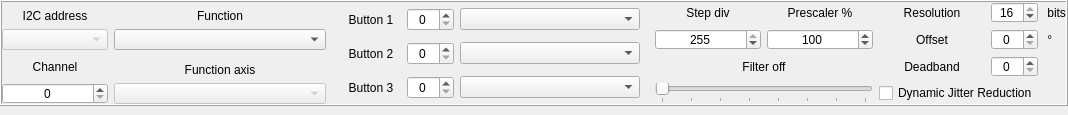
<?xml version="1.0" encoding="UTF-8"?>
<ui version="4.0">
 <class>AxesExtended</class>
 <widget class="QWidget" name="AxesExtended">
  <property name="geometry">
   <rect>
    <x>0</x>
    <y>0</y>
    <width>1068</width>
    <height>115</height>
   </rect>
  </property>
  <property name="minimumSize">
   <size>
    <width>0</width>
    <height>115</height>
   </size>
  </property>
  <property name="maximumSize">
   <size>
    <width>16777215</width>
    <height>115</height>
   </size>
  </property>
  <property name="windowTitle">
   <string>Form</string>
  </property>
  <layout class="QVBoxLayout" name="verticalLayout" stretch="0">
   <property name="spacing">
    <number>6</number>
   </property>
   <property name="leftMargin">
    <number>0</number>
   </property>
   <property name="topMargin">
    <number>0</number>
   </property>
   <property name="rightMargin">
    <number>0</number>
   </property>
   <property name="bottomMargin">
    <number>9</number>
   </property>
   <item>
    <widget class="QFrame" name="frame">
     <property name="frameShape">
      <enum>QFrame::Box</enum>
     </property>
     <property name="frameShadow">
      <enum>QFrame::Raised</enum>
     </property>
     <layout class="QGridLayout" name="layoutG_AxisExtend" columnstretch="1,2,3,1,1,1,0,0" columnminimumwidth="95,0,0,0,0,0,0,0">
      <property name="leftMargin">
       <number>0</number>
      </property>
      <property name="topMargin">
       <number>0</number>
      </property>
      <property name="rightMargin">
       <number>0</number>
      </property>
      <property name="bottomMargin">
       <number>0</number>
      </property>
      <item row="2" column="0">
       <widget class="QLabel" name="text_chanelEncoder">
        <property name="text">
         <string>Channel</string>
        </property>
        <property name="alignment">
         <set>Qt::AlignCenter</set>
        </property>
       </widget>
      </item>
      <item row="1" column="1">
       <widget class="CenteredCBox" name="comboBox_Function"/>
      </item>
      <item row="2" column="1">
       <widget class="QLabel" name="text_axisSource2">
        <property name="sizePolicy">
         <sizepolicy hsizetype="Preferred" vsizetype="Preferred">
          <horstretch>0</horstretch>
          <verstretch>0</verstretch>
         </sizepolicy>
        </property>
        <property name="text">
         <string>Function axis</string>
        </property>
        <property name="alignment">
         <set>Qt::AlignBottom|Qt::AlignHCenter</set>
        </property>
       </widget>
      </item>
      <item row="3" column="1">
       <widget class="CenteredCBox" name="comboBox_AxisSource2">
        <property name="enabled">
         <bool>false</bool>
        </property>
       </widget>
      </item>
      <item row="0" column="4">
       <widget class="QLabel" name="text_prescaler">
        <property name="text">
         <string>Prescaler %</string>
        </property>
        <property name="alignment">
         <set>Qt::AlignCenter</set>
        </property>
       </widget>
      </item>
      <item row="0" column="5">
       <widget class="QLabel" name="text_resolution">
        <property name="text">
         <string>Resolution</string>
        </property>
        <property name="alignment">
         <set>Qt::AlignCenter</set>
        </property>
       </widget>
      </item>
      <item row="1" column="0">
       <widget class="CenteredCBox" name="comboBox_I2cAddress">
        <property name="enabled">
         <bool>false</bool>
        </property>
        <property name="styleSheet">
         <string notr="true"/>
        </property>
        <property name="currentText">
         <string/>
        </property>
       </widget>
      </item>
      <item row="3" column="0">
       <widget class="QSpinBox" name="spinBox_ChanelEncoder">
        <property name="sizePolicy">
         <sizepolicy hsizetype="Minimum" vsizetype="Fixed">
          <horstretch>0</horstretch>
          <verstretch>0</verstretch>
         </sizepolicy>
        </property>
        <property name="alignment">
         <set>Qt::AlignCenter</set>
        </property>
        <property name="correctionMode">
         <enum>QAbstractSpinBox::CorrectToNearestValue</enum>
        </property>
        <property name="maximum">
         <number>15</number>
        </property>
       </widget>
      </item>
      <item row="0" column="2" rowspan="4">
       <widget class="QFrame" name="frame_10">
        <property name="frameShape">
         <enum>QFrame::NoFrame</enum>
        </property>
        <property name="frameShadow">
         <enum>QFrame::Raised</enum>
        </property>
        <layout class="QGridLayout" name="gridLayout" columnstretch="1,0,3">
         <property name="leftMargin">
          <number>9</number>
         </property>
         <property name="topMargin">
          <number>1</number>
         </property>
         <property name="rightMargin">
          <number>9</number>
         </property>
         <property name="bottomMargin">
          <number>0</number>
         </property>
         <item row="1" column="1">
          <widget class="QSpinBox" name="spinBox_Button2">
           <property name="sizePolicy">
            <sizepolicy hsizetype="Fixed" vsizetype="Fixed">
             <horstretch>0</horstretch>
             <verstretch>0</verstretch>
            </sizepolicy>
           </property>
           <property name="alignment">
            <set>Qt::AlignCenter</set>
           </property>
           <property name="correctionMode">
            <enum>QAbstractSpinBox::CorrectToNearestValue</enum>
           </property>
           <property name="maximum">
            <number>128</number>
           </property>
          </widget>
         </item>
         <item row="2" column="0">
          <widget class="QLabel" name="text_button3">
           <property name="text">
            <string>Button 3</string>
           </property>
           <property name="alignment">
            <set>Qt::AlignCenter</set>
           </property>
          </widget>
         </item>
         <item row="1" column="2">
          <widget class="CenteredCBox" name="comboBox_Button2"/>
         </item>
         <item row="0" column="1">
          <widget class="QSpinBox" name="spinBox_Button1">
           <property name="sizePolicy">
            <sizepolicy hsizetype="Fixed" vsizetype="Fixed">
             <horstretch>0</horstretch>
             <verstretch>0</verstretch>
            </sizepolicy>
           </property>
           <property name="alignment">
            <set>Qt::AlignCenter</set>
           </property>
           <property name="correctionMode">
            <enum>QAbstractSpinBox::CorrectToNearestValue</enum>
           </property>
           <property name="maximum">
            <number>128</number>
           </property>
          </widget>
         </item>
         <item row="1" column="0">
          <widget class="QLabel" name="text_button2">
           <property name="text">
            <string>Button 2</string>
           </property>
           <property name="alignment">
            <set>Qt::AlignCenter</set>
           </property>
          </widget>
         </item>
         <item row="2" column="2">
          <widget class="CenteredCBox" name="comboBox_Button3"/>
         </item>
         <item row="0" column="0">
          <widget class="QLabel" name="text_button1">
           <property name="text">
            <string>Button 1</string>
           </property>
           <property name="alignment">
            <set>Qt::AlignCenter</set>
           </property>
          </widget>
         </item>
         <item row="2" column="1">
          <widget class="QSpinBox" name="spinBox_Button3">
           <property name="sizePolicy">
            <sizepolicy hsizetype="Fixed" vsizetype="Fixed">
             <horstretch>0</horstretch>
             <verstretch>0</verstretch>
            </sizepolicy>
           </property>
           <property name="alignment">
            <set>Qt::AlignCenter</set>
           </property>
           <property name="correctionMode">
            <enum>QAbstractSpinBox::CorrectToNearestValue</enum>
           </property>
           <property name="maximum">
            <number>128</number>
           </property>
          </widget>
         </item>
         <item row="0" column="2">
          <widget class="CenteredCBox" name="comboBox_Button1">
           <property name="currentIndex">
            <number>-1</number>
           </property>
          </widget>
         </item>
        </layout>
       </widget>
      </item>
      <item row="1" column="4">
       <widget class="QSpinBox" name="spinBox_Prescaler">
        <property name="sizePolicy">
         <sizepolicy hsizetype="Minimum" vsizetype="Fixed">
          <horstretch>0</horstretch>
          <verstretch>0</verstretch>
         </sizepolicy>
        </property>
        <property name="alignment">
         <set>Qt::AlignCenter</set>
        </property>
        <property name="correctionMode">
         <enum>QAbstractSpinBox::CorrectToNearestValue</enum>
        </property>
        <property name="maximum">
         <number>255</number>
        </property>
        <property name="value">
         <number>100</number>
        </property>
       </widget>
      </item>
      <item row="2" column="3" colspan="2">
       <widget class="QLabel" name="label_Filter">
        <property name="minimumSize">
         <size>
          <width>35</width>
          <height>0</height>
         </size>
        </property>
        <property name="text">
         <string>Filter off</string>
        </property>
        <property name="alignment">
         <set>Qt::AlignCenter</set>
        </property>
       </widget>
      </item>
      <item row="0" column="1">
       <widget class="QLabel" name="text_function">
        <property name="sizePolicy">
         <sizepolicy hsizetype="Preferred" vsizetype="Preferred">
          <horstretch>0</horstretch>
          <verstretch>0</verstretch>
         </sizepolicy>
        </property>
        <property name="text">
         <string>Function</string>
        </property>
        <property name="alignment">
         <set>Qt::AlignBottom|Qt::AlignHCenter</set>
        </property>
       </widget>
      </item>
      <item row="0" column="3">
       <widget class="QLabel" name="text_stepDiv">
        <property name="text">
         <string>Step div</string>
        </property>
        <property name="alignment">
         <set>Qt::AlignCenter</set>
        </property>
       </widget>
      </item>
      <item row="1" column="3">
       <widget class="QSpinBox" name="spinBox_StepDiv">
        <property name="sizePolicy">
         <sizepolicy hsizetype="Minimum" vsizetype="Fixed">
          <horstretch>0</horstretch>
          <verstretch>0</verstretch>
         </sizepolicy>
        </property>
        <property name="alignment">
         <set>Qt::AlignCenter</set>
        </property>
        <property name="correctionMode">
         <enum>QAbstractSpinBox::CorrectToNearestValue</enum>
        </property>
        <property name="maximum">
         <number>255</number>
        </property>
        <property name="value">
         <number>255</number>
        </property>
       </widget>
      </item>
      <item row="0" column="0">
       <widget class="QLabel" name="text_i2cAddress">
        <property name="sizePolicy">
         <sizepolicy hsizetype="Preferred" vsizetype="Preferred">
          <horstretch>0</horstretch>
          <verstretch>0</verstretch>
         </sizepolicy>
        </property>
        <property name="text">
         <string>I2C address</string>
        </property>
        <property name="alignment">
         <set>Qt::AlignBottom|Qt::AlignHCenter</set>
        </property>
       </widget>
      </item>
      <item row="0" column="6">
       <widget class="QSpinBox" name="spinBox_Resolution">
        <property name="alignment">
         <set>Qt::AlignCenter</set>
        </property>
        <property name="correctionMode">
         <enum>QAbstractSpinBox::CorrectToNearestValue</enum>
        </property>
        <property name="minimum">
         <number>1</number>
        </property>
        <property name="maximum">
         <number>16</number>
        </property>
        <property name="value">
         <number>16</number>
        </property>
       </widget>
      </item>
      <item row="0" column="7">
       <widget class="QLabel" name="text_bits">
        <property name="text">
         <string> bits</string>
        </property>
       </widget>
      </item>
      <item row="1" column="5">
       <widget class="QLabel" name="text_offset">
        <property name="text">
         <string>Offset</string>
        </property>
        <property name="alignment">
         <set>Qt::AlignCenter</set>
        </property>
       </widget>
      </item>
      <item row="1" column="6">
       <widget class="QSpinBox" name="spinBox_Offset">
        <property name="alignment">
         <set>Qt::AlignCenter</set>
        </property>
        <property name="correctionMode">
         <enum>QAbstractSpinBox::CorrectToNearestValue</enum>
        </property>
        <property name="maximum">
         <number>360</number>
        </property>
        <property name="singleStep">
         <number>15</number>
        </property>
       </widget>
      </item>
      <item row="1" column="7">
       <widget class="QLabel" name="text_angle">
        <property name="text">
         <string notr="true"> °</string>
        </property>
       </widget>
      </item>
      <item row="3" column="3" colspan="2">
       <widget class="QSlider" name="sliderH_Filter">
        <property name="maximum">
         <number>7</number>
        </property>
        <property name="pageStep">
         <number>1</number>
        </property>
        <property name="orientation">
         <enum>Qt::Horizontal</enum>
        </property>
        <property name="tickPosition">
         <enum>QSlider::TicksBelow</enum>
        </property>
       </widget>
      </item>
      <item row="2" column="6">
       <widget class="QSpinBox" name="spinBox_Deadband">
        <property name="alignment">
         <set>Qt::AlignCenter</set>
        </property>
        <property name="correctionMode">
         <enum>QAbstractSpinBox::CorrectToNearestValue</enum>
        </property>
        <property name="maximum">
         <number>127</number>
        </property>
       </widget>
      </item>
      <item row="2" column="5">
       <widget class="QLabel" name="text_deadband">
        <property name="text">
         <string>Deadband</string>
        </property>
        <property name="alignment">
         <set>Qt::AlignCenter</set>
        </property>
       </widget>
      </item>
      <item row="3" column="5" colspan="3">
       <widget class="QCheckBox" name="checkBox_DynDeadband">
        <property name="text">
         <string>Dynamic Jitter Reduction</string>
        </property>
       </widget>
      </item>
     </layout>
    </widget>
   </item>
  </layout>
 </widget>
 <customwidgets>
  <customwidget>
   <class>CenteredCBox</class>
   <extends>QComboBox</extends>
   <header>centered_cbox.h</header>
  </customwidget>
 </customwidgets>
 <resources/>
 <connections/>
</ui>
